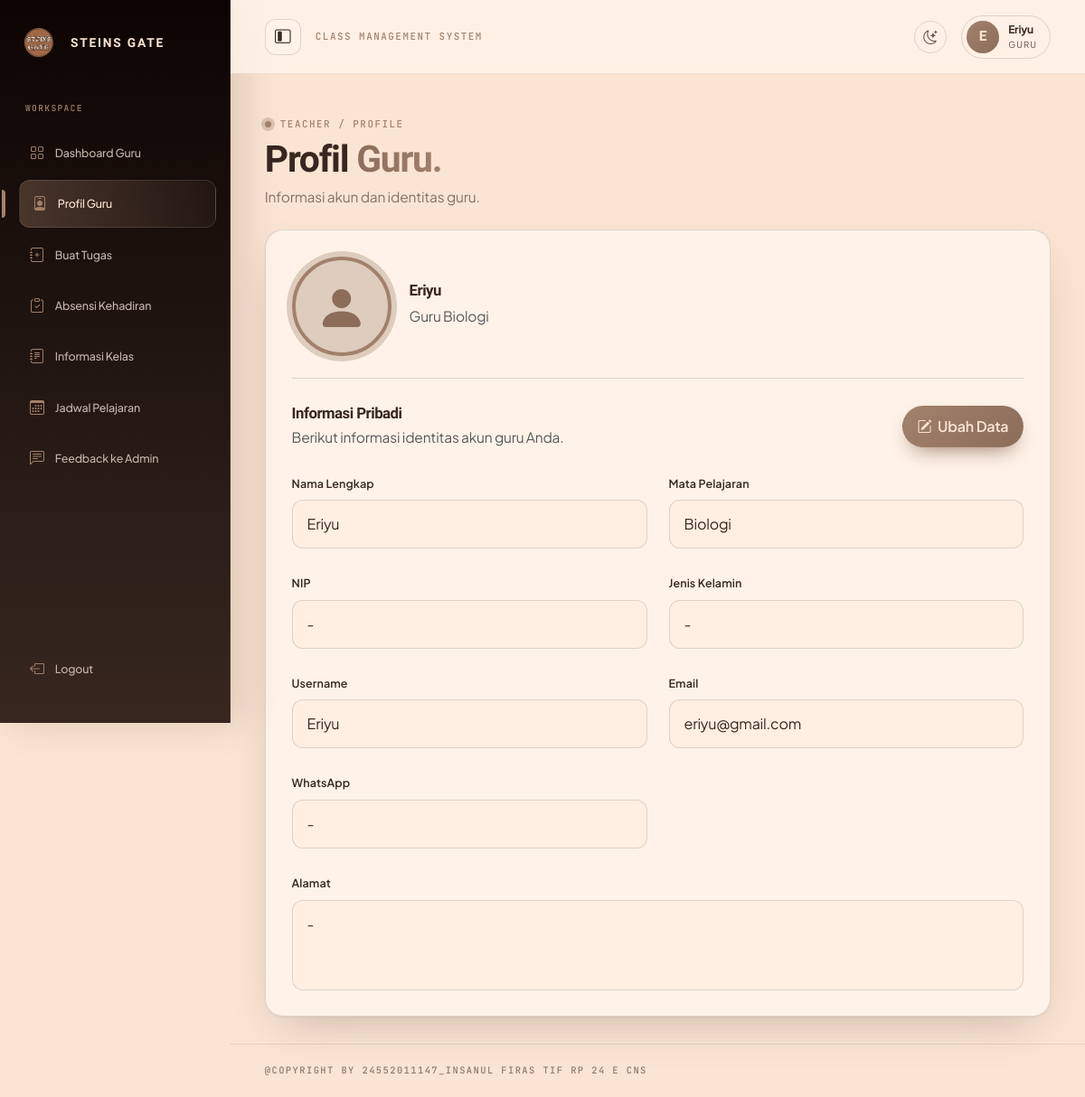
/guru/profil.php (signed in), run on the app's committed database.
### tables this page shows
CREATE TABLE `guru` (
  `id` int(11) NOT NULL,
  `user_id` int(11) NOT NULL,
  `nama_lengkap` varchar(120) NOT NULL,
  `mata_pelajaran` varchar(100) NOT NULL,
  `nip` varchar(30) DEFAULT NULL,
  `jenis_kelamin` enum('Laki-laki','Perempuan') DEFAULT NULL,
  `no_wa` varchar(25) DEFAULT NULL,
  `alamat` text DEFAULT NULL,
  `foto_profil` varchar(255) DEFAULT NULL,
  `created_at` timestamp NULL DEFAULT current_timestamp(),
  `updated_at` timestamp NULL DEFAULT current_timestamp() ON UPDATE current_timestamp()
);

CREATE TABLE `users` (
  `id` int(11) NOT NULL,
  `username` varchar(50) NOT NULL,
  `email` varchar(120) NOT NULL,
  `password` varchar(255) NOT NULL,
  `role` enum('admin','guru','siswa') NOT NULL DEFAULT 'siswa',
  `created_at` timestamp NULL DEFAULT current_timestamp(),
  `updated_at` timestamp NULL DEFAULT current_timestamp() ON UPDATE current_timestamp()
);

### guru/profil.php (the view, shortened to what this page needs)
<?php
require_once __DIR__ . '/../config/database.php';
require_once __DIR__ . '/../includes/functions.php';
$u = current_user();
$uid = (int)$u['id'];
$isEditing = ($_GET['edit'] ?? '') === '1';
$get = $pdo->prepare("SELECT g.*, u.username, u.email FROM guru g JOIN users u ON u.id = g.user_id WHERE g.user_id = ? LIMIT 1");
$get->execute([$uid]);
$g = $get->fetch();
include __DIR__ . '/../includes/dashboard_page_start.php';
$foto = photo_url($g['foto_profil']);
?>
<div class="page-heading"><div><div class="section-kicker">TEACHER / PROFILE</div><h1>Profil <em>Guru.</em></h1><p>Informasi akun dan identitas guru.</p></div></div>
<div class="sg-panel">
    <div class="profile-header">
        <?php if ($foto): ?>
            <img src="<?= e($foto) ?>" alt="Foto <?= e($g['nama_lengkap']) ?>" class="profile-photo">
        <?php else: ?>
            <div class="profile-photo-placeholder"><i class="bi bi-person-fill"></i></div>
        <?php endif; ?>
        <div class="profile-header-info">
            <h3><?= e($g['nama_lengkap']) ?></h3>
            <p class="text-muted mb-1">Guru <?= e($g['mata_pelajaran']) ?></p>
        </div>
    </div>
    <div class="d-flex justify-content-between align-items-center mb-4">
        <div>
            <h3 class="mb-1">Informasi Pribadi</h3>
            <p class="text-muted mb-0"><?= $isEditing ? 'Silakan ubah informasi profil Anda.' : 'Berikut informasi identitas akun guru Anda.' ?></p>
        </div>
        <?php if (!$isEditing): ?><a href="<?= BASE_URL ?>/guru/profil.php?edit=1" class="btn btn-brown"><i class="bi bi-pencil-square me-1"></i> Ubah Data</a><?php endif; ?>
    </div>
    <?php if ($isEditing): ?>
        <form method="post" enctype="multipart/form-data" class="row g-3">
            <input type="hidden" name="csrf_token" value="<?= e(csrf_token('csrf_guru_profil')) ?>">
            <div class="col-md-6"><label class="form-label">Nama Lengkap</label><input class="form-control custom-input" name="nama_lengkap" maxlength="120" required value="<?= e($_POST['nama_lengkap'] ?? $g['nama_lengkap']) ?>"></div>
            <div class="col-md-6"><label class="form-label">Mata Pelajaran</label><input class="form-control custom-input" value="<?= e($g['mata_pelajaran']) ?>" disabled></div>
            <div class="col-md-6"><label class="form-label">Username</label><input class="form-control custom-input" value="<?= e($g['username']) ?>" disabled></div>
            <div class="col-md-6"><label class="form-label">Email</label><input class="form-control custom-input" value="<?= e($g['email']) ?>" disabled></div>
            <div class="col-md-6"><label class="form-label">Jenis Kelamin</label>
                <select class="form-select custom-input" name="jenis_kelamin"><option value="">Pilih</option>
                <?php foreach (['Laki-laki', 'Perempuan'] as $jk): ?><option <?= (($_POST['jenis_kelamin'] ?? $g['jenis_kelamin']) === $jk) ? 'selected' : '' ?>><?= e($jk) ?></option><?php endforeach; ?></select></div>
            <div class="col-md-6"><label class="form-label">WhatsApp</label><input class="form-control custom-input" name="no_wa" maxlength="25" required value="<?= e($_POST['no_wa'] ?? $g['no_wa']) ?>"></div>
            <div class="col-12"><label class="form-label">Alamat</label><textarea class="form-control custom-input" name="alamat" rows="3" required><?= e($_POST['alamat'] ?? $g['alamat']) ?></textarea></div>
            <div class="col-12"><label class="form-label">Foto Profil</label><input type="file" class="form-control custom-input" name="foto_profil" accept=".jpg,.jpeg,.png,.webp"><small class="text-muted">JPG, PNG, atau WEBP, maksimal 2 MB. Kosongkan jika tidak ingin mengganti foto. NIP diatur oleh Admin.</small></div>
            <div class="col-12 d-flex gap-2"><button class="btn btn-brown"><i class="bi bi-check-circle me-1"></i> Simpan Perubahan</button><a class="btn btn-outline-secondary" href="<?= BASE_URL ?>/guru/profil.php">Batal</a></div>
        </form>
    <?php else: ?>
        <div class="row g-4">
            <?php foreach ([
                'Nama Lengkap' => $g['nama_lengkap'], 'Mata Pelajaran' => $g['mata_pelajaran'],
                'NIP' => $g['nip'] ?: '-', 'Jenis Kelamin' => $g['jenis_kelamin'] ?: '-',
                'Username' => $g['username'], 'Email' => $g['email'], 'WhatsApp' => $g['no_wa'] ?: '-',
            ] as $label => $val): ?>
                <div class="col-md-6"><label class="form-label"><?= e($label) ?></label><div class="profile-value"><?= e($val) ?></div></div>
            <?php endforeach; ?>
            <div class="col-12"><label class="form-label">Alamat</label><div class="profile-value profile-address"><?= nl2br(e($g['alamat'] ?: '-')) ?></div></div>
        </div>
    <?php endif; ?>
</div>
<?php include __DIR__ . '/../includes/dashboard_page_end.php'; ?>

### assets/css/style.css (style rules this page uses)
:root { --taupe: #A2816C; --medium: #8B6D5A; --brown: #5E4C43; --dark: #372720; --outline: #0D0402; --cream: #FAE4D3; --warm: #C4B3A9; --bg: #FAE4D3; --surface: #fff3e9; --text: #5E4C43; --heading: #372720; --line: rgba(13, 4, 2, .13); --shadow: 0 18px 50px rgba(55, 39, 32, .08); }
* { box-sizing: border-box; }
html { scroll-behavior: smooth; }
body { margin: 0; font-family: 'Manrope', sans-serif; background: var(--bg); color: var(--text); transition: background .25s ease, color .25s ease; }
a { color: inherit; text-decoration: none; }
.btn-brown { border: 1px solid var(--medium); border-radius: 4px; background: var(--medium); color: var(--cream); }
.eyebrow, .section-kicker { display: block; font-size: .68rem; font-weight: 700; letter-spacing: .2em; }
.form-label { color: var(--heading); font-size: .76rem; font-weight: 700; }

### assets/css/dashboard-pages.css (style rules this page uses)
.page-heading { display:flex;justify-content:space-between;align-items:flex-end;gap:1rem;margin-bottom:1.5rem }
.page-heading h1 { font-family:'Playfair Display',serif;font-size:clamp(2rem,4vw,3rem);margin:.25rem 0;color:var(--text,#372720) }
.page-heading p { margin:0;color:var(--muted,#8B6D5A) }
.sg-panel,.sg-card { background:var(--card,#fffaf5);border:1px solid rgba(94,76,67,.14);border-radius:18px;padding:1.2rem;box-shadow:0 8px 24px rgba(55,39,32,.04) }
.sg-panel h3,.sg-card h3 { font-size:1.05rem;font-weight:700;color:var(--text,#372720) }
.profile-value { width: 100%; min-height: 52px; padding: 14px 16px; display: flex; align-items: center; background: #f5e8df; border: 1px solid #e6d2c4; border-radius: 5px; color: #5e4c43; font-size: 17px; line-height: 1.5; overflow-wrap: anywhere; }
.profile-address { min-height: 100px; display: block; white-space: normal; }
.profile-header { display: flex; align-items: center; gap: 20px; margin-bottom: 28px; padding-bottom: 24px; border-bottom: 1px solid rgba(94, 76, 67, 0.15); }
.profile-photo, .profile-photo-placeholder { width: 110px; height: 110px; flex-shrink: 0; border-radius: 50%; object-fit: cover; border: 4px solid #FAE4D3; background: #f5e8df; }
.profile-photo-placeholder { display: flex; align-items: center; justify-content: center; color: #8B6D5A; font-size: 3.5rem; }
.profile-header h3 { margin-bottom: 6px; color: #372720; font-weight: 700; }
:root { --sg-radius: 20px; --sg-glass: rgba(255, 243, 233, .82); }
body { font-family: 'Manrope', sans-serif; letter-spacing: -.012em; }
h1,h2,h3,h4,.dash-welcome,.page-heading h1 { font-family: 'DM Serif Display', serif; letter-spacing: -.025em; }
.dash-stat,.dash-panel,.sg-panel,.sg-card { border-radius: var(--sg-radius); border-color: rgba(94,76,67,.13); box-shadow: 0 14px 40px rgba(55,39,32,.065); }
.btn-brown,.btn-outline-brown,.btn-outline-secondary { border-radius: 11px; padding: 10px 16px; font-weight: 800; transition: .2s ease; }
.btn-brown { box-shadow: 0 8px 18px rgba(94,76,67,.16); }
.page-heading { align-items: center; }
.page-heading h1 { font-size: clamp(2.5rem, 5vw, 3.8rem); }
.sg-panel { padding: clamp(1.1rem, 2.5vw, 1.8rem); }
.sg-panel .btn { border-radius: 10px; }

### data on the page
guru: nama_lengkap "Eriyu", mata_pelajaran "Biologi", user.username "Eriyu", user.email "eriyu@gmail.com", alamat "-"

### other printed values
substr($namaUser, 0, 1) "E"
$namaUser "Eriyu"
$role "GURU"
$label "Nama Lengkap"
$val "Eriyu"
$label "Mata Pelajaran"
$label "NIP"
$val "-"
$label "Jenis Kelamin"
$label "Username"
$label "Email"
$label "WhatsApp"
COPYRIGHT_TEXT "@COPYRIGHT BY 24552011147_INSANUL FIRAS TIF RP 24 E CNS"
